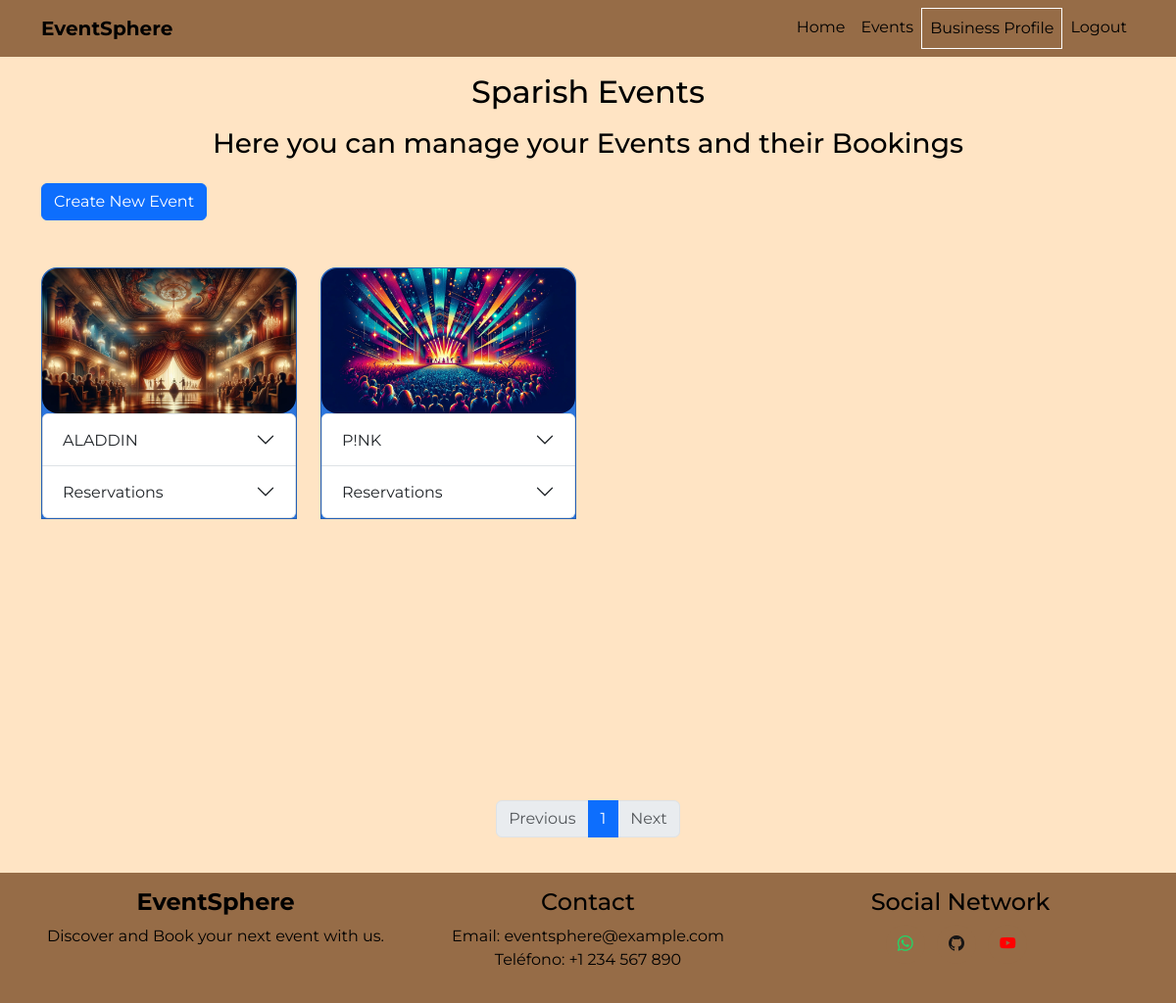
Screenshot of /business_profile (signed in) with the database file from the repository.
### models.py (models this page shows, shortened)
class User(db.Model):
    id = db.Column(db.Integer, primary_key=True)
    username = db.Column(db.String(80), unique=True, nullable=False)
    email = db.Column(db.String(120), unique=True, nullable=False)
    password_hash = db.Column(db.String(128))
    is_business = db.Column(db.Boolean, default=False)
    company_name = db.Column(db.String(100))
    reservations = db.relationship("Reservation", backref="user", lazy="dynamic")

class Event(db.Model):
    id = db.Column(db.Integer, primary_key=True)
    title = db.Column(db.String(100), nullable=False)
    description = db.Column(db.String(1000), nullable=False)
    event_date = db.Column(db.Date, nullable=False)
    start_time = db.Column(db.Time, nullable=False)
    duration = db.Column(db.Integer, nullable=False)
    capacity = db.Column(db.Integer, nullable=False)
    organizer_id = db.Column(db.Integer, db.ForeignKey("user.id"), nullable=False)
    organizer = db.relationship("User", backref="organized_events")
    event_type = db.Column(db.String(50))
    location = db.Column(db.String(120))
    reservations = db.relationship("Reservation", backref="event", lazy="dynamic")
    @property
    def event_image(self):
        event_images = {
            "Concert": "concert.webp",
            "Sport": "sport.webp",
            "Theatre": "theatre.webp",
            "Cinema": "cinema.webp",
            "Exhibition": "exhibition.webp",
            "Festival": "festival.webp",
            "Workshop": "workshop.webp",
            "Other": "other.webp",
        }
        return event_images.get(self.event_type, "default.jpg")

### app.py (the view)
@app.route("/business_profile")
@login_required
@business_required
def business_profile():
    user_id = session["user_id"]
    events = Event.query.filter_by(organizer_id=user_id).all()
    page = request.args.get("page", 1, type=int)
    per_page = request.args.get("per_page", 8, type=int)
    events_paginated = Event.query.filter_by(organizer_id=user_id).paginate(
        page=page, per_page=per_page, error_out=False
    )
    user = User.query.get(user_id)
    business_name = user.company_name
    for event in events_paginated.items:
        total_reserved_seats = sum(
            reservation.seats for reservation in event.reservations
        )
        event.available_seats = event.capacity - total_reserved_seats
        event.sold_out = total_reserved_seats >= event.capacity
    return render_template(
        "business_profile.html",
        events=events_paginated.items,
        pagination=events_paginated,
        business_name=business_name,
    )

### app.py (called while the page is built)
def is_authenticated():
    return "user_id" in session

def is_business_user():
    if is_authenticated():
        return User.query.get(session["user_id"]).is_business
    return False

def login_required(f):
    @wraps(f)
    def decorated_function(*args, **kwargs):
        if not is_authenticated():
            flash("Please log in to access this page.", "danger")
            return redirect(url_for("login"))
        return f(*args, **kwargs)
    return decorated_function

def business_required(f):
    @wraps(f)
    def decorated_function(*args, **kwargs):
        if not is_business_user():
            flash("This page is only accessible to business users.", "danger")
            return redirect(url_for("index"))
        return f(*args, **kwargs)
    return decorated_function

### templates/business_profile.html (shortened to what this page needs)
{% extends 'base.html' %}
{% block content %}
<div class="d-flex flex-column min-vh-100">
  <div class="container flex-grow-1">
    <h2 class="text-center text-capitalize mb-3">{{ business_name }}</h2>
    <h3 class="text-center mb-4">Here you can manage your Events and their Bookings</h3>
    <div class="mb-3">
      <a href="{{ url_for('create_event') }}" class="btn btn-primary w-auto">Create New Event</a>
    </div>
    <div class="row mt-4 text-center">
      {% for event in events %}
      <div class="mb-3 mt-4 col-12 col-md-6 col-lg-3">
        <div class="card mb-3 event_cards">
          <img src="{{ url_for('static', filename='images/' ~ event.event_image) }}" class="card-img-top"
            alt="{{ event.title }}">
          <div class="accordion" id="accordionEvent{{ event.id }}">
            <div class="accordion-item">
              <h2 class="accordion-header" id="headingEvent{{ event.id }}">
                <button class="accordion-button collapsed" type="button" data-bs-toggle="collapse"
                  data-bs-target="#collapseEvent{{ event.id }}" aria-expanded="false"
                  aria-controls="collapseEvent{{ event.id }}">
                  {{ event.title }}
                </button>
              </h2>
            </div>
            <div class="accordion-item ">
              <h2 class="accordion-header" id="headingReservation{{ event.id }}">
                <button class="accordion-button collapsed" type="button" data-bs-toggle="collapse"
                  data-bs-target="#collapseReservation{{ event.id }}" aria-expanded="false"
                  aria-controls="collapseReservation{{ event.id }}">
                  Reservations
                </button>
              </h2>
            </div>
          </div>
        </div>
      </div>
      {% else %}
      <p class="text-center">You have not created any events yet.</p>
      {% endfor %}
    </div>
  </div>
  <div class="pagination_controls text-center mt-auto mb-1">
    <nav aria-label="Events pagination">
      <ul class="pagination justify-content-center">
        <li class="page-item {% if not pagination.has_prev %}disabled{% endif %}">
          <a class="page-link" href="{{ url_for('business_profile', page=pagination.prev_num) }}" {% if not
            pagination.has_prev %}aria-disabled="true" {% endif %}>Previous</a>
        </li>
        {% for page_num in pagination.iter_pages() %}
        <li class="page-item {% if page_num == pagination.page %}active{% endif %}">
          <a class="page-link" href="{{ url_for('business_profile', page=page_num) }}">{{ page_num }}</a>
        </li>
        {% endfor %}
        <li class="page-item {% if not pagination.has_next %}disabled{% endif %}">
          <a class="page-link" href="{{ url_for('business_profile', page=pagination.next_num) }}" {% if not
            pagination.has_next %}aria-disabled="true" {% endif %}>Next</a>
        </li>
      </ul>
    </nav>
  </div>
</div>
{% endblock %}

### static/css/styles.css (style rules this page uses)
* { margin: 0; padding: 0; box-sizing: border-box; font-family: 'Montserrat', 'Poppins', sans-serif; scroll-behavior: smooth; }
:root { --bg-dark: #966C47; --bg-light: bisque; --container-light: #6085A6; --container-dark: #2C75DB; --border: #038282; --text-color: black; --title-color: black; --text-dark: black; }
body { background-color: var(--bg-light); color: var(--text-dark); }
.event_cards { background-color: var(--container-dark); border-radius: 1rem 1rem 0 0; color: var(--text-color); }
.event_cards img { border-radius: 1rem 1rem 0 0; }
.event_cards img { border-radius: 1rem; }
.event_cards .accordion-button { white-space: nowrap; overflow: hidden; text-overflow: ellipsis; }

### rows the page displays
User: company_name "Sparish Events"
Event: shows a picture, title "ALADDIN"
Event: shows a picture, title "P!NK"

### other values shown
{{ page_num }} "1"
